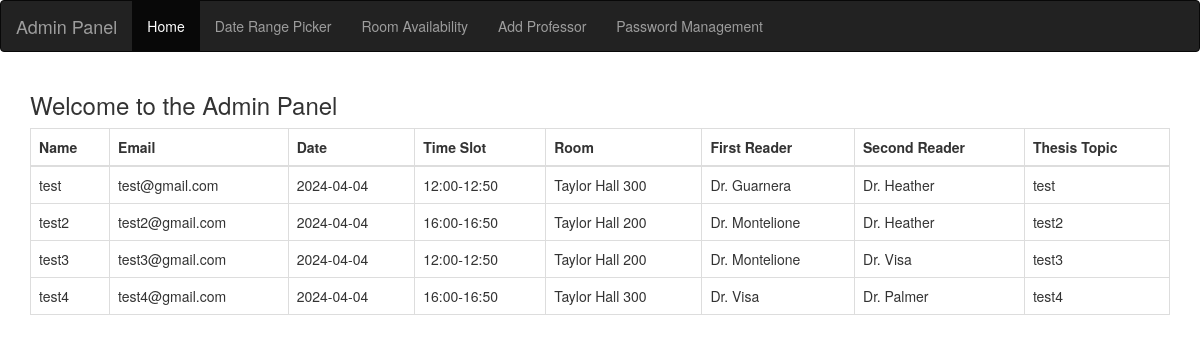
Page /admin_panel.php on the earlier database version.
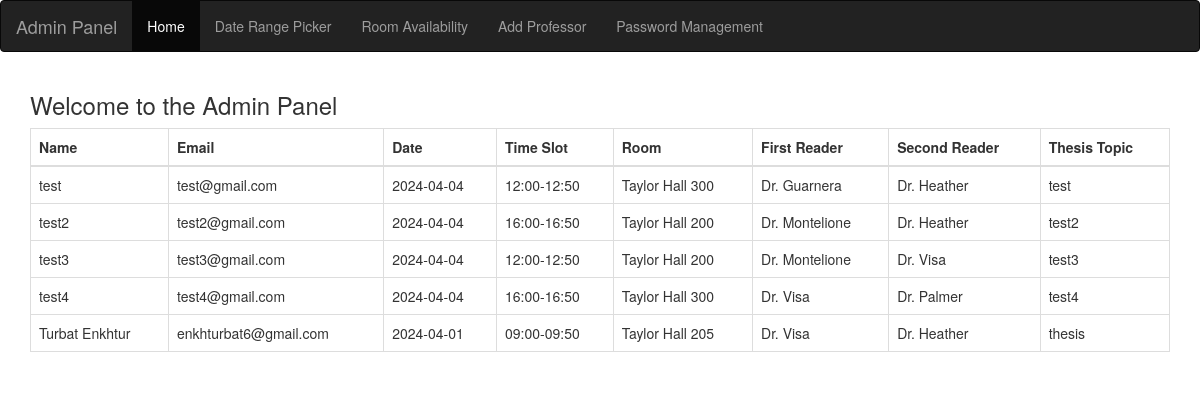
Same page on the later database version.
### tables this page shows
CREATE TABLE `bookings` (
  `name` text NOT NULL,
  `email` varchar(25) NOT NULL,
  `date` date NOT NULL,
  `timeslot` varchar(25) NOT NULL,
  `room` varchar(255) NOT NULL,
  `reader_one` varchar(255) NOT NULL,
  `reader_two` varchar(255) NOT NULL,
  `thesis` varchar(255) DEFAULT NULL
);

### admin_panel.php (the view, shortened to what this page needs)
<?php
$mysqli = new mysqli('localhost', 'root', '', 'bookingcalendar');
function fetchAllBookings($mysqli) {
    $query = "SELECT * FROM bookings";
    $result = $mysqli->query($query);
    $bookings = [];
    if ($result) {
        while ($row = $result->fetch_assoc()) {
            $bookings[] = $row;
        }
    }
    return $bookings;
}
?>
<!DOCTYPE html>
<html>
<head>
    <link rel="stylesheet" href="https://maxcdn.bootstrapcdn.com/bootstrap/3.4.0/css/bootstrap.min.css">
</head>
<body>
    <nav class="navbar navbar-inverse">
      <div class="container-fluid">
        <div class="navbar-header">
          <a class="navbar-brand" href="#">Admin Panel</a>
        </div>
        <ul class="nav navbar-nav">
          <li class="active"><a href="admin_panel.php">Home</a></li>
          <li><a href="admin_panel.php?page=date_range_picker">Date Range Picker</a></li>
          <li><a href="admin_panel.php?page=room_availability">Room Availability</a></li>
          <li><a href="admin_panel.php?page=add_professor">Add Professor</a></li>
          <li><a href="admin_panel.php?page=password_management">Password Management</a></li>
        </ul>
      </div>
    </nav>
    <div class="container">
        <?php
        if (isset($_GET['page'])) {
            $page = $_GET['page'];
            switch ($page) {
                case 'date_range_picker':
                    include('date_range_picker.php');
                    break;
                case 'room_availability':
                    include('room_availability.php');
                    break;
                case 'add_professor':
                    include('add_professor.php');
                    break;
                case 'password_management':
                    include('password_management.php');
                    break;
                default:
                    echo "<h3>Welcome to the Admin Panel</h3>";
                    break;
            }
        } else {
            echo "<h3>Welcome to the Admin Panel</h3>";
            $allBookings = fetchAllBookings($mysqli);
            echo '<div class="table-responsive">';
            echo '<table class="table table-bordered">';
            echo '<thead>';
            echo '<tr>';
            echo '<th>Name</th>';
            echo '<th>Email</th>';
            echo '<th>Date</th>';
            echo '<th>Time Slot</th>';
            echo '<th>Room</th>';
            echo '<th>First Reader</th>';
            echo '<th>Second Reader</th>';
            echo '<th>Thesis Topic</th>';
            echo '</tr>';
            echo '</thead>';
            echo '<tbody>';
            foreach ($allBookings as $booking) {
                echo '<tr>';
                echo '<td>'.htmlspecialchars($booking['name']).'</td>';
                echo '<td>'.htmlspecialchars($booking['email']).'</td>';
                echo '<td>'.htmlspecialchars($booking['date']).'</td>';
                echo '<td>'.htmlspecialchars($booking['timeslot']).'</td>';
                echo '<td>'.htmlspecialchars($booking['room']).'</td>';
                echo '<td>'.htmlspecialchars($booking['reader_one']).'</td>';
                echo '<td>'.htmlspecialchars($booking['reader_two']).'</td>';
                echo '<td>'.htmlspecialchars($booking['thesis']).'</td>';
                echo '</tr>';
            }
            echo '</tbody>';
            echo '</table>';
            echo '</div>';
        }
        ?>
    </div>
</body>
</html>

Differences in the rows shown:
added bookings: name "Turbat Enkhtur", email "enkhturbat6@gmail.com", date "2024-04-01", timeslot "09:00-09:50", room "Taylor Hall 205", reader_one "Dr. Visa", reader_two "Dr. Heather", thesis "thesis"
